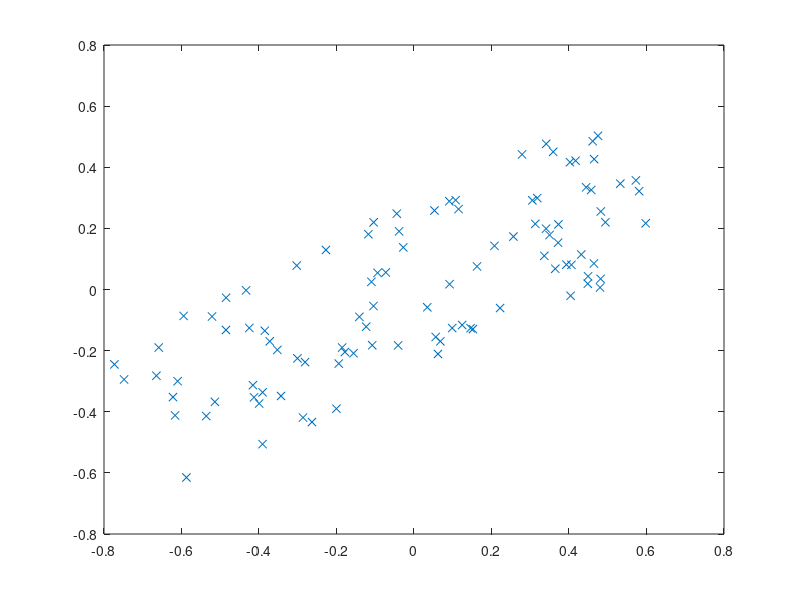

Reproduce this figure in MATLAB. (Note: this script raises an error after producing the figure.)
nDims = 2;
nVecs = 100;
nDataSets = 1;



TransMat = [0.25, 1.299; -0.433, 0.75];

for i = 1:nDataSets
	XdataMat = TransMat*rand(nDims,nVecs);
	meanVec = mean(XdataMat,2);
	XdataMat = XdataMat - repmat(meanVec,1,nVecs);

	plot(XdataMat(1,:),XdataMat(2,:),'x')
	CovMat = cov(XdataMat');

	EigenVec = firstEigen(100,rand(nDims,1),CovMat)
end

